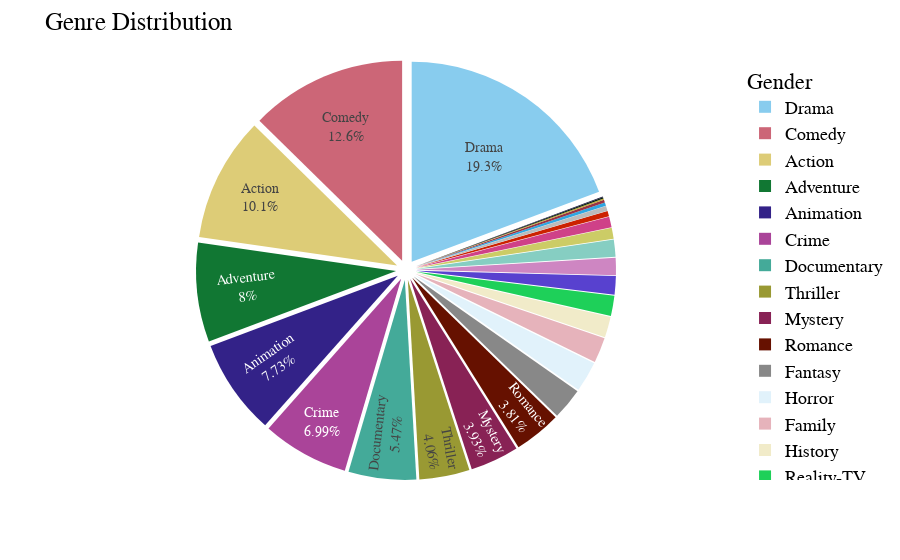

Notebook source saved alongside this figure:
### Markdown cell above
# Genre Count Distribution

### Code cell
# Genre Count Ditribution
fig = px.pie(data_frame = genre_df,
             values = 'Count',
             names = genre_df.index,
             color_discrete_sequence = px.colors.qualitative.Safe)

fig.update_traces(textposition = 'inside',
                  textinfo = 'label+percent',
                  pull = [0.05] * len(genre_df.index.to_list()))

fig.update_layout(title = {'text':'Genre Distribution'},
                  legend_title = 'Gender',
                  uniformtext_minsize=13,
                  uniformtext_mode='hide',
                  font = dict(
                      family = "Courier New, monospace",
                      size = 18,
                      color = 'black'
                  ))

### Figure 1 — Plotly figure (JSON) as saved in the notebook; plotly's stock layout.template omitted (floating-point values rounded to 4 significant figures)
{"data": [{"domain": {"x": [0, 1], "y": [0, 1]}, "hovertemplate": "index=%{label}<br>Count=%{value}<extra></extra>", "labels": ["Action", "Horror", "Thriller", "Animation", "Adventure", "Drama", "Comedy", "Crime", "Romance", "Mystery", "Fantasy", "History", "Sci-Fi", "Biography", "Family", "Documentary", "Music", "Sport", "Short", "Game-Show", "Reality-TV", "Musical", "War", "Western", "Film-Noir", "Talk-Show", "News"], "legendgroup": "", "name": "", "pull": [0.05, 0.05, 0.05, 0.05, 0.05, 0.05, 0.05, 0.05, 0.05, 0.05, 0.05, 0.05, 0.05, 0.05, 0.05, 0.05, 0.05, 0.05, 0.05, 0.05, 0.05, 0.05, 0.05, 0.05, 0.05, 0.05, 0.05], "showlegend": true, "textinfo": "label+percent", "textposition": "inside", "type": "pie", "values": [2258, 553, 910, 1732, 1792, 4325, 2832, 1566, 853, 880, 572, 372, 310, 312, 456, 1224, 200, 192, 333, 98, 370, 61, 48, 24, 12, 89, 23]}], "layout": {"font": {"color": "black", "family": "Courier New, monospace", "size": 18}, "legend": {"title": {"text": "Gender"}, "tracegroupgap": 0}, "margin": {"t": 60}, "piecolorway": ["rgb(136, 204, 238)", "rgb(204, 102, 119)", "rgb(221, 204, 119)", "rgb(17, 119, 51)", "rgb(51, 34, 136)", "rgb(170, 68, 153)", "rgb(68, 170, 153)", "rgb(153, 153, 51)", "rgb(136, 34, 85)", "rgb(102, 17, 0)", "rgb(136, 136, 136)"], "title": {"text": "Genre Distribution"}, "uniformtext": {"minsize": 13, "mode": "hide"}}}
